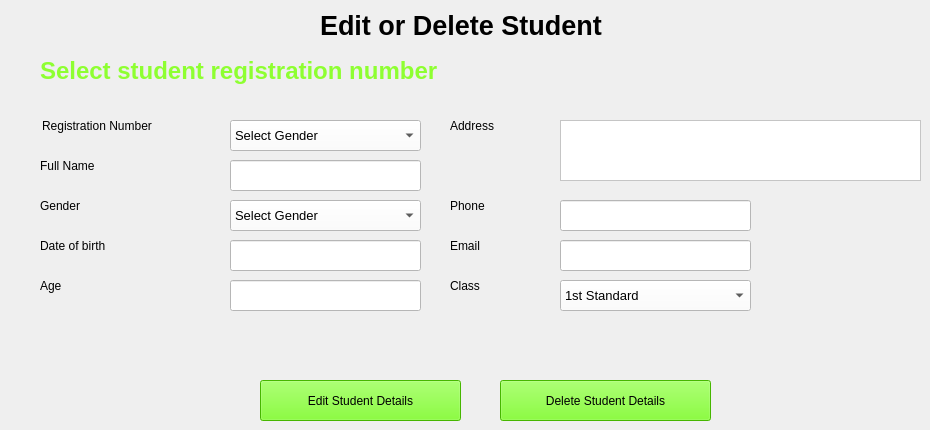
    <widget class="QWidget" name="tab_4">
     <attribute name="title">
      <string>edit student</string>
     </attribute>
     <widget class="QLabel" name="label_18">
      <property name="geometry">
       <rect>
        <x>320</x>
        <y>10</y>
        <width>371</width>
        <height>31</height>
       </rect>
      </property>
      <property name="font">
       <font>
        <family>MS Shell Dlg 2</family>
        <pointsize>20</pointsize>
        <weight>75</weight>
        <bold>true</bold>
       </font>
      </property>
      <property name="text">
       <string>Edit or Delete Student</string>
      </property>
     </widget>
     <widget class="QLabel" name="label_20">
      <property name="geometry">
       <rect>
        <x>42</x>
        <y>110</y>
        <width>191</width>
        <height>31</height>
       </rect>
      </property>
      <property name="styleSheet">
       <string notr="true">font: 12pt &quot;MS Shell Dlg 2&quot;;</string>
      </property>
      <property name="text">
       <string>Registration Number</string>
      </property>
     </widget>
     <widget class="QComboBox" name="comboBox_3">
      <property name="geometry">
       <rect>
        <x>230</x>
        <y>120</y>
        <width>191</width>
        <height>31</height>
       </rect>
      </property>
      <property name="font">
       <font>
        <pointsize>10</pointsize>
       </font>
      </property>
      <property name="styleSheet">
       <string notr="true">background-color: rgb(255, 255, 255);</string>
      </property>
      <item>
       <property name="text">
        <string>Select Gender</string>
       </property>
      </item>
      <item>
       <property name="text">
        <string>Male</string>
       </property>
      </item>
      <item>
       <property name="text">
        <string>Female</string>
       </property>
      </item>
     </widget>
     <widget class="QLabel" name="label_21">
      <property name="geometry">
       <rect>
        <x>40</x>
        <y>190</y>
        <width>121</width>
        <height>31</height>
       </rect>
      </property>
      <property name="styleSheet">
       <string notr="true">font: 12pt &quot;MS Shell Dlg 2&quot;;</string>
      </property>
      <property name="text">
       <string>Gender</string>
      </property>
     </widget>
     <widget class="QComboBox" name="comboBox_4">
      <property name="geometry">
       <rect>
        <x>230</x>
        <y>200</y>
        <width>191</width>
        <height>31</height>
       </rect>
      </property>
      <property name="font">
       <font>
        <pointsize>10</pointsize>
       </font>
      </property>
      <property name="styleSheet">
       <string notr="true">background-color: rgb(255, 255, 255);</string>
      </property>
      <item>
       <property name="text">
        <string>Select Gender</string>
       </property>
      </item>
      <item>
       <property name="text">
        <string>Male</string>
       </property>
      </item>
      <item>
       <property name="text">
        <string>Female</string>
       </property>
      </item>
     </widget>
     <widget class="QLineEdit" name="lineEdit_9">
      <property name="geometry">
       <rect>
        <x>230</x>
        <y>280</y>
        <width>191</width>
        <height>31</height>
       </rect>
      </property>
      <property name="font">
       <font>
        <pointsize>10</pointsize>
       </font>
      </property>
      <property name="styleSheet">
       <string notr="true">background-color: rgb(255, 255, 255);</string>
      </property>
     </widget>
     <widget class="QLabel" name="label_22">
      <property name="geometry">
       <rect>
        <x>40</x>
        <y>150</y>
        <width>121</width>
        <height>31</height>
       </rect>
      </property>
      <property name="styleSheet">
       <string notr="true">font: 12pt &quot;MS Shell Dlg 2&quot;;</string>
      </property>
      <property name="text">
       <string>Full Name</string>
      </property>
     </widget>
     <widget class="QLabel" name="label_23">
      <property name="geometry">
       <rect>
        <x>40</x>
        <y>230</y>
        <width>131</width>
        <height>31</height>
       </rect>
      </property>
      <property name="styleSheet">
       <string notr="true">font: 12pt &quot;MS Shell Dlg 2&quot;;</string>
      </property>
      <property name="text">
       <string>Date of birth</string>
      </property>
     </widget>
     <widget class="QLineEdit" name="lineEdit_10">
      <property name="geometry">
       <rect>
        <x>230</x>
        <y>160</y>
        <width>191</width>
        <height>31</height>
       </rect>
      </property>
      <property name="font">
       <font>
        <pointsize>10</pointsize>
       </font>
      </property>
      <property name="styleSheet">
       <string notr="true">background-color: rgb(255, 255, 255);</string>
      </property>
     </widget>
     <widget class="QLabel" name="label_24">
      <property name="geometry">
       <rect>
        <x>40</x>
        <y>270</y>
        <width>91</width>
        <height>31</height>
       </rect>
      </property>
      <property name="styleSheet">
       <string notr="true">font: 12pt &quot;MS Shell Dlg 2&quot;;</string>
      </property>
      <property name="text">
       <string>Age</string>
      </property>
     </widget>
     <widget class="QLineEdit" name="lineEdit_11">
      <property name="geometry">
       <rect>
        <x>230</x>
        <y>240</y>
        <width>191</width>
        <height>31</height>
       </rect>
      </property>
      <property name="font">
       <font>
        <pointsize>10</pointsize>
       </font>
      </property>
      <property name="styleSheet">
       <string notr="true">background-color: rgb(255, 255, 255);</string>
      </property>
     </widget>
     <widget class="QTextEdit" name="textEdit_2">
      <property name="geometry">
       <rect>
        <x>560</x>
        <y>120</y>
        <width>361</width>
        <height>61</height>
       </rect>
      </property>
      <property name="font">
       <font>
        <family>MS Shell Dlg 2</family>
        <pointsize>12</pointsize>
        <weight>50</weight>
        <italic>false</italic>
        <bold>false</bold>
       </font>
      </property>
      <property name="styleSheet">
       <string notr="true">background-color: rgb(255, 255, 255);
font: 12pt &quot;MS Shell Dlg 2&quot;;</string>
      </property>
     </widget>
     <widget class="QPushButton" name="pushButton_3">
      <property name="geometry">
       <rect>
        <x>260</x>
        <y>380</y>
        <width>201</width>
        <height>41</height>
       </rect>
      </property>
      <property name="styleSheet">
       <string notr="true">background-color: rgb(98, 255, 0);
font: 12pt &quot;MS Shell Dlg 2&quot;;</string>
      </property>
      <property name="text">
       <string>Edit Student Details</string>
      </property>
     </widget>
     <widget class="QComboBox" name="comboBox_5">
      <property name="geometry">
       <rect>
        <x>560</x>
        <y>280</y>
        <width>191</width>
        <height>31</height>
       </rect>
      </property>
      <property name="font">
       <font>
        <pointsize>10</pointsize>
       </font>
      </property>
      <property name="styleSheet">
       <string notr="true">background-color: rgb(255, 255, 255);</string>
      </property>
      <item>
       <property name="text">
        <string>1st Standard</string>
       </property>
      </item>
      <item>
       <property name="text">
        <string>2nd Standerd</string>
       </property>
      </item>
      <item>
       <property name="text">
        <string>3rd Standard</string>
       </property>
      </item>
      <item>
       <property name="text">
        <string>4rth Standard</string>
       </property>
      </item>
      <item>
       <property name="text">
        <string>5th Standard</string>
       </property>
      </item>
      <item>
       <property name="text">
        <string>6th Standard</string>
       </property>
      </item>
      <item>
       <property name="text">
        <string>7th Standard </string>
       </property>
      </item>
      <item>
       <property name="text">
        <string>8th Standard</string>
       </property>
      </item>
      <item>
       <property name="text">
        <string>9th Standard</string>
       </property>
      </item>
      <item>
       <property name="text">
        <string>10th Standard</string>
       </property>
      </item>
      <item>
       <property name="text">
        <string>11th Standard</string>
       </property>
      </item>
      <item>
       <property name="text">
        <string>12th Standard</string>
       </property>
      </item>
     </widget>
     <widget class="QLabel" name="label_25">
      <property name="geometry">
       <rect>
        <x>450</x>
        <y>190</y>
        <width>101</width>
        <height>31</height>
       </rect>
      </property>
      <property name="styleSheet">
       <string notr="true">font: 12pt &quot;MS Shell Dlg 2&quot;;</string>
      </property>
      <property name="text">
       <string>Phone</string>
      </property>
     </widget>
     <widget class="QLabel" name="label_26">
      <property name="geometry">
       <rect>
        <x>450</x>
        <y>270</y>
        <width>81</width>
        <height>31</height>
       </rect>
      </property>
      <property name="styleSheet">
       <string notr="true">font: 12pt &quot;MS Shell Dlg 2&quot;;</string>
      </property>
      <property name="text">
       <string>Class</string>
      </property>
     </widget>
     <widget class="QLabel" name="label_27">
      <property name="geometry">
       <rect>
        <x>450</x>
        <y>110</y>
        <width>91</width>
        <height>31</height>
       </rect>
      </property>
      <property name="styleSheet">
       <string notr="true">font: 12pt &quot;MS Shell Dlg 2&quot;;</string>
      </property>
      <property name="text">
       <string>Address</string>
      </property>
     </widget>
     <widget class="QLabel" name="label_28">
      <property name="geometry">
       <rect>
        <x>450</x>
        <y>230</y>
        <width>101</width>
        <height>31</height>
       </rect>
      </property>
      <property name="styleSheet">
       <string notr="true">font: 12pt &quot;MS Shell Dlg 2&quot;;</string>
      </property>
      <property name="text">
       <string>Email</string>
      </property>
     </widget>
     <widget class="QLineEdit" name="lineEdit_12">
      <property name="geometry">
       <rect>
        <x>560</x>
        <y>200</y>
        <width>191</width>
        <height>31</height>
       </rect>
      </property>
      <property name="font">
       <font>
        <pointsize>12</pointsize>
       </font>
      </property>
      <property name="styleSheet">
       <string notr="true">background-color: rgb(255, 255, 255);</string>
      </property>
      <property name="text">
       <string/>
      </property>
     </widget>
     <widget class="QLineEdit" name="lineEdit_13">
      <property name="geometry">
       <rect>
        <x>560</x>
        <y>240</y>
        <width>191</width>
        <height>31</height>
       </rect>
      </property>
      <property name="font">
       <font>
        <pointsize>12</pointsize>
       </font>
      </property>
      <property name="styleSheet">
       <string notr="true">background-color: rgb(255, 255, 255);</string>
      </property>
      <property name="text">
       <string/>
      </property>
     </widget>
     <widget class="QPushButton" name="pushButton_4">
      <property name="geometry">
       <rect>
        <x>500</x>
        <y>380</y>
        <width>211</width>
        <height>41</height>
       </rect>
      </property>
      <property name="styleSheet">
       <string notr="true">background-color: rgb(98, 255, 0);
font: 12pt &quot;MS Shell Dlg 2&quot;;</string>
      </property>
      <property name="text">
       <string>Delete Student Details</string>
      </property>
     </widget>
     <widget class="QLabel" name="label_19">
      <property name="geometry">
       <rect>
        <x>40</x>
        <y>50</y>
        <width>541</width>
        <height>41</height>
       </rect>
      </property>
      <property name="font">
       <font>
        <pointsize>18</pointsize>
        <weight>75</weight>
        <bold>true</bold>
       </font>
      </property>
      <property name="styleSheet">
       <string notr="true">color: rgb(142, 255, 49);</string>
      </property>
      <property name="frameShadow">
       <enum>QFrame::Plain</enum>
      </property>
      <property name="text">
       <string>Select student registration number</string>
      </property>
     </widget>
    </widget>
